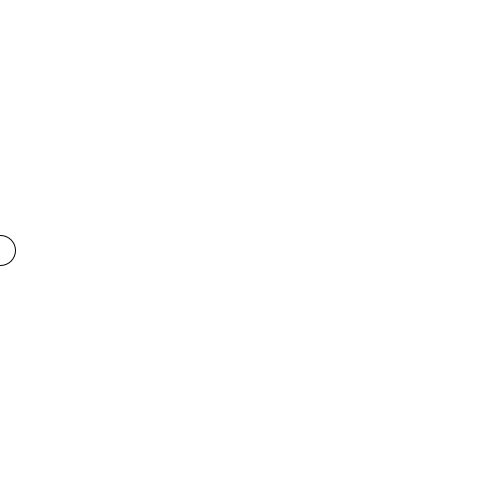
Frame 1 (no input)
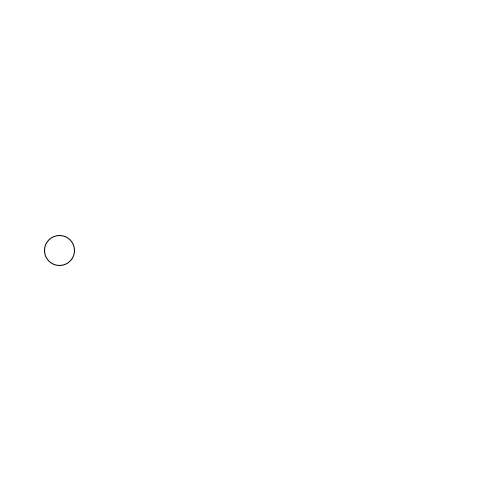
Frame 60 (the mouse pressed at the canvas centre just before this capture)
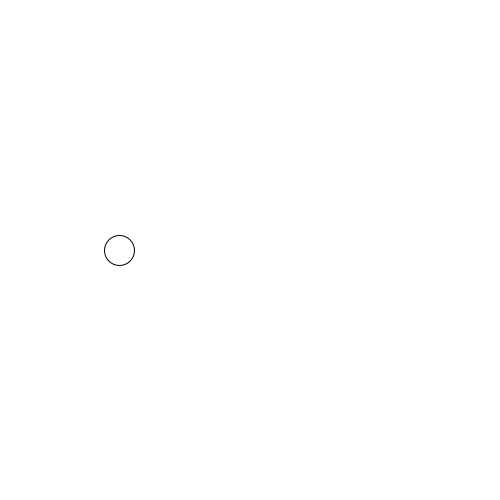
Frame 120 (the mouse held since frame 60 and released just before this capture)

The Processing sketch that drew these frames (run headless with seeded random() and noise(); from frame 60 on, the mouse is pressed at the canvas centre):

// Processing sketch: sketch_10
// ── sketch_10.pde
float posX = 0;
float mudaPosX = 1;

void setup() {
  size(500,500);
}

void draw() {
  background(255);
  ellipse(posX, height/2,30,30);
  posX = posX + mudaPosX;
}
